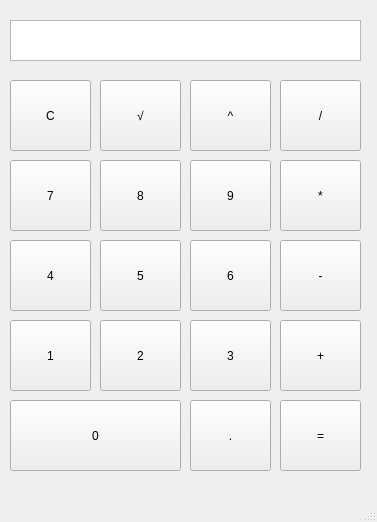
<?xml version="1.0" encoding="UTF-8"?>
<ui version="4.0">
 <class>Calculator</class>
 <widget class="QMainWindow" name="Calculator">
  <property name="geometry">
   <rect>
    <x>0</x>
    <y>0</y>
    <width>377</width>
    <height>522</height>
   </rect>
  </property>
  <property name="windowTitle">
   <string>Calculator</string>
  </property>
  <widget class="QWidget" name="centralwidget">
   <widget class="QTextEdit" name="e_result">
    <property name="geometry">
     <rect>
      <x>10</x>
      <y>20</y>
      <width>351</width>
      <height>41</height>
     </rect>
    </property>
    <property name="html">
     <string>&lt;!DOCTYPE HTML PUBLIC &quot;-//W3C//DTD HTML 4.0//EN&quot; &quot;http://www.w3.org/TR/REC-html40/strict.dtd&quot;&gt;
&lt;html&gt;&lt;head&gt;&lt;meta name=&quot;qrichtext&quot; content=&quot;1&quot; /&gt;&lt;meta charset=&quot;utf-8&quot; /&gt;&lt;style type=&quot;text/css&quot;&gt;
p, li { white-space: pre-wrap; }
hr { height: 1px; border-width: 0; }
li.unchecked::marker { content: &quot;\2610&quot;; }
li.checked::marker { content: &quot;\2612&quot;; }
&lt;/style&gt;&lt;/head&gt;&lt;body style=&quot; font-family:'Segoe UI'; font-size:9pt; font-weight:400; font-style:normal;&quot;&gt;
&lt;p style=&quot;-qt-paragraph-type:empty; margin-top:0px; margin-bottom:0px; margin-left:0px; margin-right:0px; -qt-block-indent:0; text-indent:0px;&quot;&gt;&lt;br /&gt;&lt;/p&gt;&lt;/body&gt;&lt;/html&gt;</string>
    </property>
   </widget>
   <widget class="QPushButton" name="b_one">
    <property name="geometry">
     <rect>
      <x>10</x>
      <y>320</y>
      <width>81</width>
      <height>71</height>
     </rect>
    </property>
    <property name="text">
     <string>1</string>
    </property>
   </widget>
   <widget class="QPushButton" name="b_two">
    <property name="geometry">
     <rect>
      <x>100</x>
      <y>320</y>
      <width>81</width>
      <height>71</height>
     </rect>
    </property>
    <property name="text">
     <string>2</string>
    </property>
   </widget>
   <widget class="QPushButton" name="b_three">
    <property name="geometry">
     <rect>
      <x>190</x>
      <y>320</y>
      <width>81</width>
      <height>71</height>
     </rect>
    </property>
    <property name="text">
     <string>3</string>
    </property>
   </widget>
   <widget class="QPushButton" name="b_four">
    <property name="geometry">
     <rect>
      <x>10</x>
      <y>240</y>
      <width>81</width>
      <height>71</height>
     </rect>
    </property>
    <property name="text">
     <string>4</string>
    </property>
   </widget>
   <widget class="QPushButton" name="b_nine">
    <property name="geometry">
     <rect>
      <x>190</x>
      <y>160</y>
      <width>81</width>
      <height>71</height>
     </rect>
    </property>
    <property name="text">
     <string>9</string>
    </property>
   </widget>
   <widget class="QPushButton" name="b_eight">
    <property name="geometry">
     <rect>
      <x>100</x>
      <y>160</y>
      <width>81</width>
      <height>71</height>
     </rect>
    </property>
    <property name="text">
     <string>8</string>
    </property>
   </widget>
   <widget class="QPushButton" name="b_seven">
    <property name="geometry">
     <rect>
      <x>10</x>
      <y>160</y>
      <width>81</width>
      <height>71</height>
     </rect>
    </property>
    <property name="text">
     <string>7</string>
    </property>
   </widget>
   <widget class="QPushButton" name="b_six">
    <property name="geometry">
     <rect>
      <x>190</x>
      <y>240</y>
      <width>81</width>
      <height>71</height>
     </rect>
    </property>
    <property name="text">
     <string>6</string>
    </property>
   </widget>
   <widget class="QPushButton" name="b_five">
    <property name="geometry">
     <rect>
      <x>100</x>
      <y>240</y>
      <width>81</width>
      <height>71</height>
     </rect>
    </property>
    <property name="text">
     <string>5</string>
    </property>
   </widget>
   <widget class="QPushButton" name="b_dot">
    <property name="geometry">
     <rect>
      <x>190</x>
      <y>400</y>
      <width>81</width>
      <height>71</height>
     </rect>
    </property>
    <property name="text">
     <string>.</string>
    </property>
   </widget>
   <widget class="QPushButton" name="b_zero">
    <property name="geometry">
     <rect>
      <x>10</x>
      <y>400</y>
      <width>171</width>
      <height>71</height>
     </rect>
    </property>
    <property name="text">
     <string>0</string>
    </property>
   </widget>
   <widget class="QPushButton" name="b_equal">
    <property name="geometry">
     <rect>
      <x>280</x>
      <y>400</y>
      <width>81</width>
      <height>71</height>
     </rect>
    </property>
    <property name="text">
     <string>=</string>
    </property>
   </widget>
   <widget class="QPushButton" name="b_plus">
    <property name="geometry">
     <rect>
      <x>280</x>
      <y>320</y>
      <width>81</width>
      <height>71</height>
     </rect>
    </property>
    <property name="text">
     <string>+</string>
    </property>
   </widget>
   <widget class="QPushButton" name="b_minus">
    <property name="geometry">
     <rect>
      <x>280</x>
      <y>240</y>
      <width>81</width>
      <height>71</height>
     </rect>
    </property>
    <property name="text">
     <string>-</string>
    </property>
   </widget>
   <widget class="QPushButton" name="b_multiplication">
    <property name="geometry">
     <rect>
      <x>280</x>
      <y>160</y>
      <width>81</width>
      <height>71</height>
     </rect>
    </property>
    <property name="text">
     <string>*</string>
    </property>
   </widget>
   <widget class="QPushButton" name="b_division">
    <property name="geometry">
     <rect>
      <x>280</x>
      <y>80</y>
      <width>81</width>
      <height>71</height>
     </rect>
    </property>
    <property name="text">
     <string>/</string>
    </property>
   </widget>
   <widget class="QPushButton" name="b_power">
    <property name="geometry">
     <rect>
      <x>190</x>
      <y>80</y>
      <width>81</width>
      <height>71</height>
     </rect>
    </property>
    <property name="text">
     <string>^</string>
    </property>
   </widget>
   <widget class="QPushButton" name="b_radical">
    <property name="geometry">
     <rect>
      <x>100</x>
      <y>80</y>
      <width>81</width>
      <height>71</height>
     </rect>
    </property>
    <property name="text">
     <string>√</string>
    </property>
   </widget>
   <widget class="QPushButton" name="b_clear">
    <property name="geometry">
     <rect>
      <x>10</x>
      <y>80</y>
      <width>81</width>
      <height>71</height>
     </rect>
    </property>
    <property name="text">
     <string>C</string>
    </property>
   </widget>
  </widget>
  <widget class="QMenuBar" name="menubar">
   <property name="geometry">
    <rect>
     <x>0</x>
     <y>0</y>
     <width>377</width>
     <height>26</height>
    </rect>
   </property>
  </widget>
  <widget class="QStatusBar" name="statusbar"/>
 </widget>
 <resources/>
 <connections/>
</ui>
